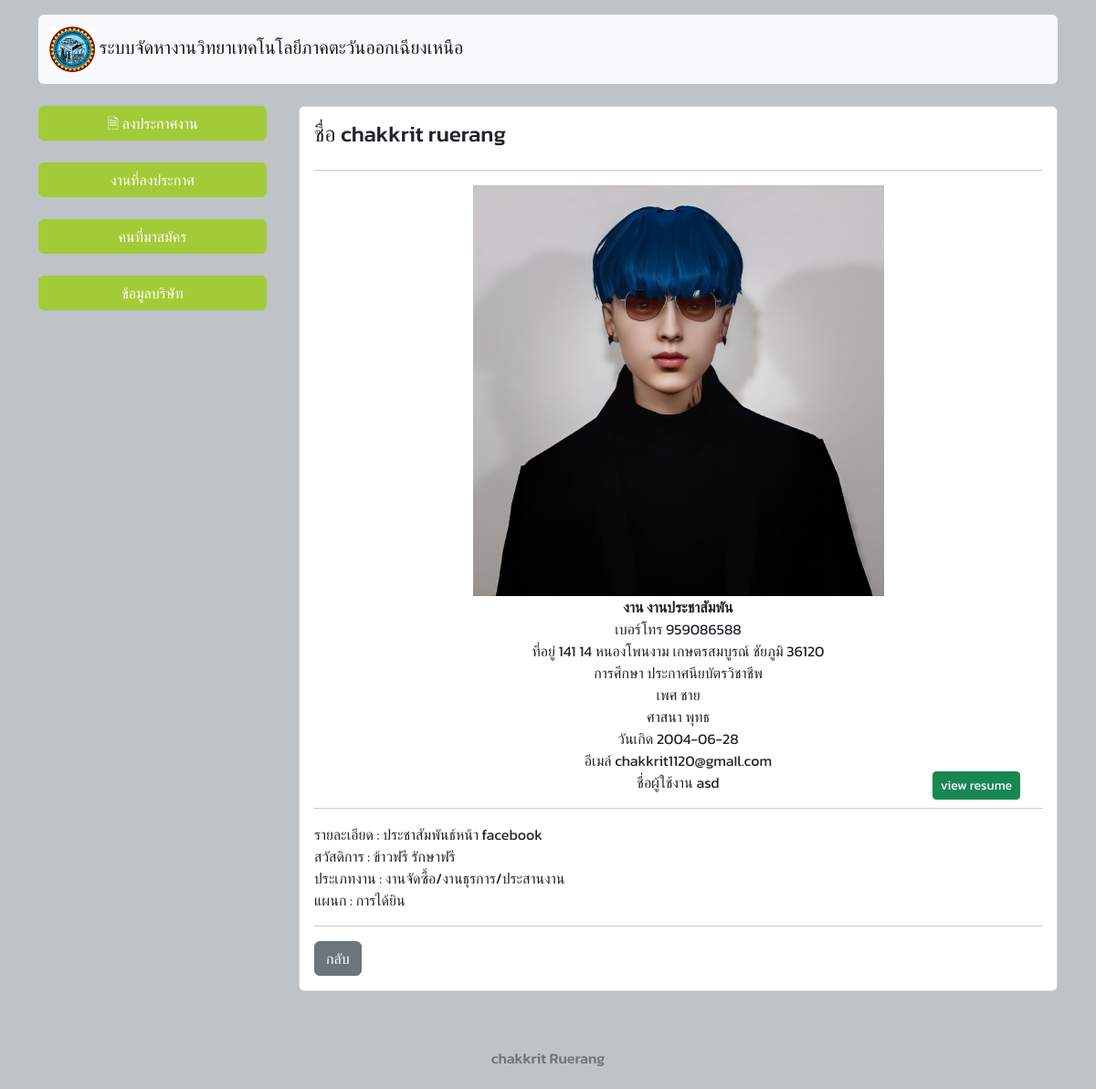
The app's page /detailuser.php?rid=6 with its own data.
### tables this page shows
CREATE TABLE `job` (
  `job_id` int(3) NOT NULL,
  `job_name` varchar(50) NOT NULL,
  `job_detail` text NOT NULL,
  `job_welfare` varchar(200) NOT NULL,
  `job_salary` varchar(50) NOT NULL,
  `job_wb` text NOT NULL,
  `job_status` int(11) NOT NULL DEFAULT 0,
  `id_dst` int(3) NOT NULL,
  `job_cpid` int(3) NOT NULL
);

CREATE TABLE `user` (
  `u_id` int(11) NOT NULL,
  `u_name` varchar(20) NOT NULL,
  `u_tel` int(10) NOT NULL,
  `u_address` text NOT NULL,
  `u_education` varchar(20) NOT NULL,
  `u_sex` varchar(30) NOT NULL,
  `u_rg` varchar(20) NOT NULL,
  `u_birtdate` date NOT NULL,
  `u_email` varchar(50) NOT NULL,
  `u_username` varchar(50) NOT NULL,
  `u_password` varchar(30) NOT NULL,
  `id_dst` int(10) NOT NULL,
  `u_img` varchar(5) NOT NULL DEFAULT ''
);

CREATE TABLE `typejob` (
  `id_tpjob` int(3) NOT NULL,
  `name_tpjob` text NOT NULL
);

CREATE TABLE `disability` (
  `id_dst` int(11) NOT NULL,
  `name_dst` text NOT NULL
);

### detailuser.php (the view, shortened to what this page needs)
<!DOCTYPE html>
<html>
<head>
	<link href="https://cdn.jsdelivr.net/npm/bootstrap@5.2.2/dist/css/bootstrap.min.css" rel="stylesheet">
</head>
<body>
	<div class="container mt-3">
	<?php
	include "head.php";
	?>
	</div>
     <br>
	 <div class="container">
	 <div class="row">
	 <div class="col-sm-12 col-md-3 col-lg-3 mx-auto">
<?php
include "menu_c.php";
?>
	 </div>
	 <div class="col-sm-12 col-md-9 col-lg-9 mx-auto">
            <div class="card">
            <?php
                        include "connectdb.php";
                        $id=$_GET['rid'];
                        $sql="SELECT * from job,disability,user,regisjob,typejob where r_id='$id' and r_jid=job_id and job.id_dst=disability.id_dst and r_uid=u_id and r_jid=job_id and id_tpjob=job_wb";
                        $result=mysqli_query($con,$sql);
                        $row=mysqli_fetch_assoc($result)
                        ?>
                <div class="card-body">
		<div class="row">
			<div class="col-sm-12 col-md-10 col-lg-10">
			<h4 class="card-title"><?php echo "ชื่อ ".$row['u_name']; ?>
			</div>
			<div class="col-sm-12 col-md-2 col-lg-2">
			</div>
		</div>
          <hr>
        <div class="text-center">
        <img src="u_img/<?php echo $row['u_img']; ?>" alt="" width="450px;">
       <br> <b><?php echo "งาน ".$row['job_name']; ?></b> <br>
       <?php
       echo "เบอร์โทร ".$row['u_tel'];
       echo "<br>ที่อยู่ ".$row['u_address'];
       echo "<br>การศึกษา ".$row['u_education'];
       echo "<br>เพศ ".$row['u_sex'];
       echo "<br>ศาสนา ".$row['u_rg'];
       echo "<br>วันเกิด ".$row['u_birtdate'];
       echo "<br>อีเมล์ ".$row['u_email'];
       echo "<br>ชื่อผู้ใช้งาน ".$row['u_username'];
       ?>
<a href="viewresume.php?resume=<?php echo $row['r_img']; ?>" style="position:absolute;right:0;margin-right:40px;" class="btn btn-success btn-sm" target="_blank">view resume</a>
        </div>
    <hr>
                            <?php
                            echo "รายละเอียด : ".$row['job_detail'];
                            echo "<br>สวัสดิการ : ".$row['job_welfare'];
                            echo "<br>ประเภทงาน : ".$row['name_tpjob'];
                            echo "<br>แผนก : ".$row['name_dst'];
                            ?>
                    <hr>
                            <a href="user.php" class="btn btn-secondary">กลับ</a>
            </div>
	 </div>
    </div>
	 </div>
		</div>
	<footer class="footer mt-5">
    <div class="card text-center text-muted" style="background: none; border: none;">
			<div class="card-body">
				<h6>
					chakkrit Ruerang
				</h6>
			</div>
		</div>
	</footer>
</body>
</html>

### head.php (shortened to what this page needs)
<nav class="navbar navbar-expand-lg bg-light rounded">
		  <div class="container">
          <?php if(isset($_SESSION['cpid'])): ?>
           <a class="navbar-brand" href="job.php">
                <img src="picture/1.png" alt="Logo" style="width: 50px; height: auto;">
                ระบบจัดหางานวิทยาเทคโนโลยีภาคตะวันออกเฉียงเหนือ
            </a>
        <?php else: ?>
            <a class="navbar-brand" href="index.php">
                <img src="picture/1.png" alt="Logo" style="width: 50px; height: auto;">
                ระบบจัดหางานวิทยาเทคโนโลยีภาคตะวันออกเฉียงเหนือ
            </a>
        <?php endif; ?>
		  </div>
		</nav>

### menu_c.php
<a class="btn btn-primary" href="regisjob.php" style="width: 250px;">🗎 ลงประกาศงาน</a> <br>
 <br><a class="btn btn-primary" href="job.php"  style="width: 250px;">งานที่ลงประกาศ</a> <br>
		<br> <a class="btn btn-primary" href="user.php"  style="width: 250px;">คนที่มาสมัคร</a> <br>
			<br> <a class="btn btn-primary" href="company.php"  style="width: 250px;">ข้อมูลบริษัท</a> <br>

### detailuser.php (style rules this page uses)
body { background: #bdc3c7; font-family: 'Kanit', sans-serif; }
.btn-primary { --bs-btn-color: #fff; --bs-btn-bg: #A3CB38; --bs-btn-border-color: #A3CB38; --bs-btn-hover-color: #fff; --bs-btn-hover-bg: #009432; --bs-btn-hover-border-color: #009432; --bs-btn-focus-shadow-rgb: 49,132,253; --bs-btn-active-color: #fff; --bs-btn-active-bg: #009432; --bs-btn-active-border-color: #009432; --bs-btn-active-shadow: inset 0 3px 5px rgba(0, 0, 0, 0.125); --bs-btn-disabled-color: #fff; --bs-btn-disabled-bg: #A3CB38; --bs-btn-disabled-border-color: #A3CB38; }

### records on screen
job: user.u_name "chakkrit ruerang", user.u_img (picture), job_name "งานประชาสัมพัน", user.u_tel "959086588", user.u_address "141 14 หนองโพนงาม เกษตรสมบูรณ์ ชัยภูมิ 36120", user.u_education "ประกาศนียบัตรวิชาชีพ", user.u_sex "ชาย", user.u_rg "พุทธ", user.u_birtdate "2004-06-28", user.u_email "chakkrit1120@gmaIl.com", user.u_username "asd", job_detail "ประชาสัมพันธ์หน้า facebook", job_welfare "ข้าวฟรี รักษาฟรี", typejob.name_tpjob "งานจัดซื้อ/งานธุรการ/ประสานงาน", id_dst.name_dst "การได้ยิน"
